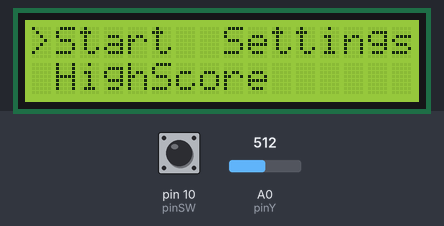
The sketch below on a simulated Arduino Uno, built with avr-gcc and run on an emulated ATmega328P. Parts: 16×2 character LCD. Inputs (shaded band) come from the test bench; at power-on: pin 10 (pinSW) HIGH, A0 (pinY) = 512. What the sketch prints to the serial monitor is not drawn.

Above: at 1.2 s.
1.3 s: pin 10 (pinSW) pulled LOW for 0.15 s
At 2.4 s:
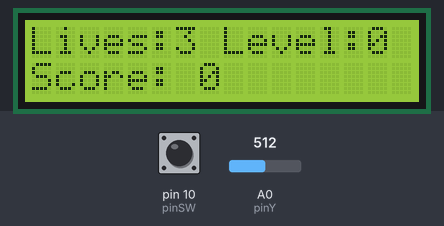
4.4 s: pin 10 (pinSW) pulled LOW for 1 s
At 6.3 s:
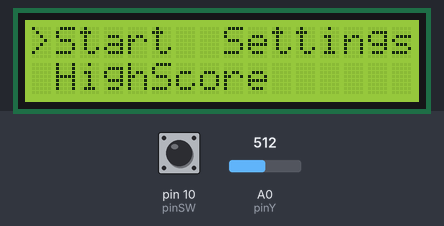
6.9 s: A0 (pinY) set to 587
8.4 s: A0 (pinY) set to 614
At 9.1 s:
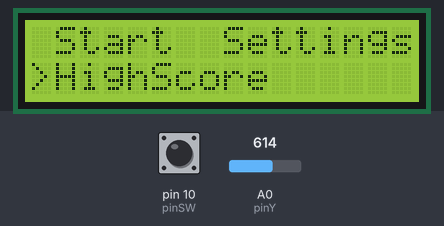
9.9 s: pin 10 (pinSW) pulled LOW for 3.2 s
At 14.1 s:
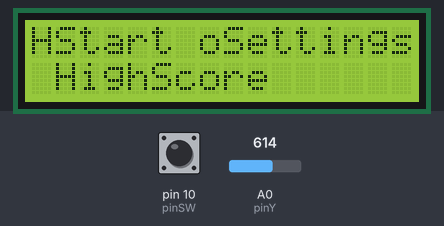
14.6 s: A0 (pinY) set to 590
At 15.9 s:
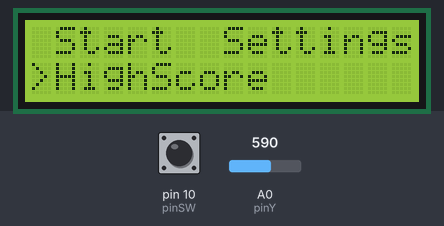
Timing chart, 0 to 17.1 s (numbered marks = the images above; inputs shaded):
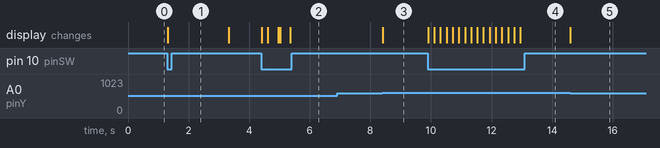

The sketch:

GameMenu.ino
```cpp
#include<LiquidCrystal.h>

const int RS = 12;
const int E = 11;
const int D4 = 5;
const int D5 = 4;
const int D6 = 3;
const int D7 = 2;

int lineCursor = 0;

const int pinSW = 10;
const int pinX = A1;
const int pinY = A0;

int valueSW;
int valueX = 0;
int valueY = 0;

bool joyMoved = false;
int minThreshold = 400;
int maxThreshold = 600;

LiquidCrystal lcd(RS, E, D4, D5, D6, D7);

int buttonState = 0;
unsigned long lastButtonTime = 0;
unsigned long currentTime = 0;
const int periodSW = 200;

unsigned long lastLevelTime = 0;
unsigned long lastGameTime = 0;
const int levelTime = 2000;
const int gameTime = 10000;
int level = 0;
int Hscore = 0;
int lives = 3;
int verGame = 0;
int verScore = 0;
int verFinishedGame = 0;
int score;

void Menu()
{
  lcd.setCursor(1, 0);
  lcd.print("Start ");
  lcd.setCursor(8, 0);
  lcd.print("Settings");
  lcd.setCursor(1, 1);
  lcd.print("HighScore      ");
}

void cursor()
{
  lcd.setCursor(0, 0);
  lcd.print(" ");
  lcd.setCursor(7, 0);
  lcd.print(" ");
  lcd.setCursor(0, 1);
  lcd.print(" ");

  if (lineCursor < 0)
      lineCursor = 2;
  if (lineCursor > 2)
      lineCursor = 0;
  if (lineCursor == 0)
      lcd.setCursor(0, 0);
  else
    if (lineCursor == 1)
        lcd.setCursor(7, 0);
    else
        if (lineCursor == 2)
          lcd.setCursor(0, 1);
  lcd.print(">");
}

void verPushButton()
{
  if (valueSW == 0 && currentTime - lastButtonTime >= periodSW)
  {
    if (buttonState == 0)
      {
        buttonState = 1;
      }
    else
      {
        buttonState = 0;
      }
    lastButtonTime = currentTime;
  }
}

void lcdClearLine(int line)
{
  lcd.setCursor(0, line);
  for (int i = 0; i < 16; ++i)
    {
      lcd.write(' ');
    }
}

void setup()
{
  pinMode(pinSW, INPUT_PULLUP);
  lcd.begin(16, 2);
  Serial.begin(9600);
}

void loop()
{
  currentTime = millis();
  valueSW = digitalRead(pinSW);

  verPushButton();

  if (buttonState == 0)
   {
    Menu();
    verGame = 0;
    verScore = 0;
    verFinishedGame = 0;
    valueY = analogRead(pinY);
    if (valueY < minThreshold && joyMoved == true)
    {
      lineCursor++;
      cursor();
      joyMoved = false;
    }

    if (valueY > maxThreshold && joyMoved == true)
      {
        lineCursor--;
        cursor();
        joyMoved = false;
      }

    if (valueY >= minThreshold && valueY <= maxThreshold)
      {
      joyMoved = true;
      cursor();
      }
    }
  else
    {
      if (lineCursor == 0)
        {
          if (verFinishedGame == 0)
            {
              lcd.setCursor(0, 0);
              lcd.print("Lives:");
              lcd.print(lives);
              lcd.print(" Level:");
              lcd.print(level);
              lcd.print(" ");
              lcd.setCursor(0, 1);
              lcd.print("Score: ");
              score = level * 3;
              lcd.print(score);
              lcd.print("     ");
              if (verScore == 0)
                {
                  lastLevelTime = millis();
                  verScore = 1;
                }
              if (millis() - lastLevelTime >= levelTime)
                {
                  level++;
                  if (level > 50)
                      level = 0;
                  lastLevelTime = millis();
                }
              if (verGame == 0)
                {
                  lastGameTime = millis();
                  verGame = 1;
                }
             }
          Serial.println(millis() - lastGameTime);
          if (millis() - lastGameTime >= gameTime)
              {
                lcd.setCursor(0, 0);
                lcd.print("Congrats, you  f ");
                lcd.setCursor(0, 1);
                lcd.print("inished the game");
                verFinishedGame = 1;
                if (score > Hscore)
                    Hscore = score;
                delay(2500);
                lcd.setCursor(0, 0);
                lcd.print("press the button");
                lcdClearLine(1);
                lcd.setCursor(0, 1);
                lcd.print("to exit");
                lastGameTime = millis();
              }
         }
      else
        if (lineCursor == 2)
          {
            lcd.setCursor(0, 1);
            lcd.print("                ");
            lcd.setCursor(0, 0);
            lcd.print("High Score: ");
            lcd.print(Hscore);
            lcd.print("   ");
          }
      else
          {
            lcd.setCursor(0, 1);
            valueY = analogRead(pinY);
            if (valueY < minThreshold && joyMoved == true)
              {
                level--;
                joyMoved = false;
              }
            if (valueY > maxThreshold && joyMoved == true)
              {
                level++;
               joyMoved = false;
              }
            if (valueY >= minThreshold && valueY <= maxThreshold)
              {
                joyMoved = true;
              }
            if (level < 0)
                level = 50;
            if (level > 50)
                level = 0;

            lcd.setCursor(0, 0);
            lcd.print("Start level: ");
            lcd.print(level);
            lcd.print("  ");
            lcd.setCursor(0, 1);
            lcd.print("           ");
          }
     }
}
```

Measured:
- the behaviour switches between 600 and 601 on A0 (pinY) (found by bisection; images 2 and 3)
- after the input at 1.3 s, the display: changes at once (image 1)
- after the input at 4.4 s, the display: changes at once (image 2)
- after the input at 6.9 s, every drawn part: stays the same
- after the input at 8.4 s, the display: changes at once (image 3)
- after the input at 9.9 s, the display: first changes at once (image 4 shows a later state)
- after the input at 14.6 s, the display: changes at once (image 5)
